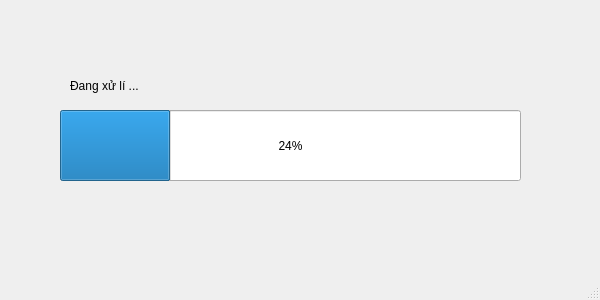
<?xml version="1.0" encoding="UTF-8"?>
<ui version="4.0">
 <class>MainWindow</class>
 <widget class="QMainWindow" name="MainWindow">
  <property name="geometry">
   <rect>
    <x>0</x>
    <y>0</y>
    <width>600</width>
    <height>300</height>
   </rect>
  </property>
  <property name="windowTitle">
   <string>MainWindow</string>
  </property>
  <widget class="QWidget" name="centralwidget">
   <widget class="QProgressBar" name="progressBar">
    <property name="geometry">
     <rect>
      <x>60</x>
      <y>110</y>
      <width>461</width>
      <height>71</height>
     </rect>
    </property>
    <property name="value">
     <number>24</number>
    </property>
   </widget>
   <widget class="QLabel" name="statusLabel">
    <property name="geometry">
     <rect>
      <x>70</x>
      <y>60</y>
      <width>241</width>
      <height>51</height>
     </rect>
    </property>
    <property name="styleSheet">
     <string notr="true">font: 18pt &quot;Times New Roman&quot;;</string>
    </property>
    <property name="text">
     <string>Đang xử lí ...</string>
    </property>
   </widget>
  </widget>
  <widget class="QMenuBar" name="menubar">
   <property name="geometry">
    <rect>
     <x>0</x>
     <y>0</y>
     <width>600</width>
     <height>24</height>
    </rect>
   </property>
  </widget>
  <widget class="QStatusBar" name="statusbar"/>
 </widget>
 <resources/>
 <connections/>
</ui>
